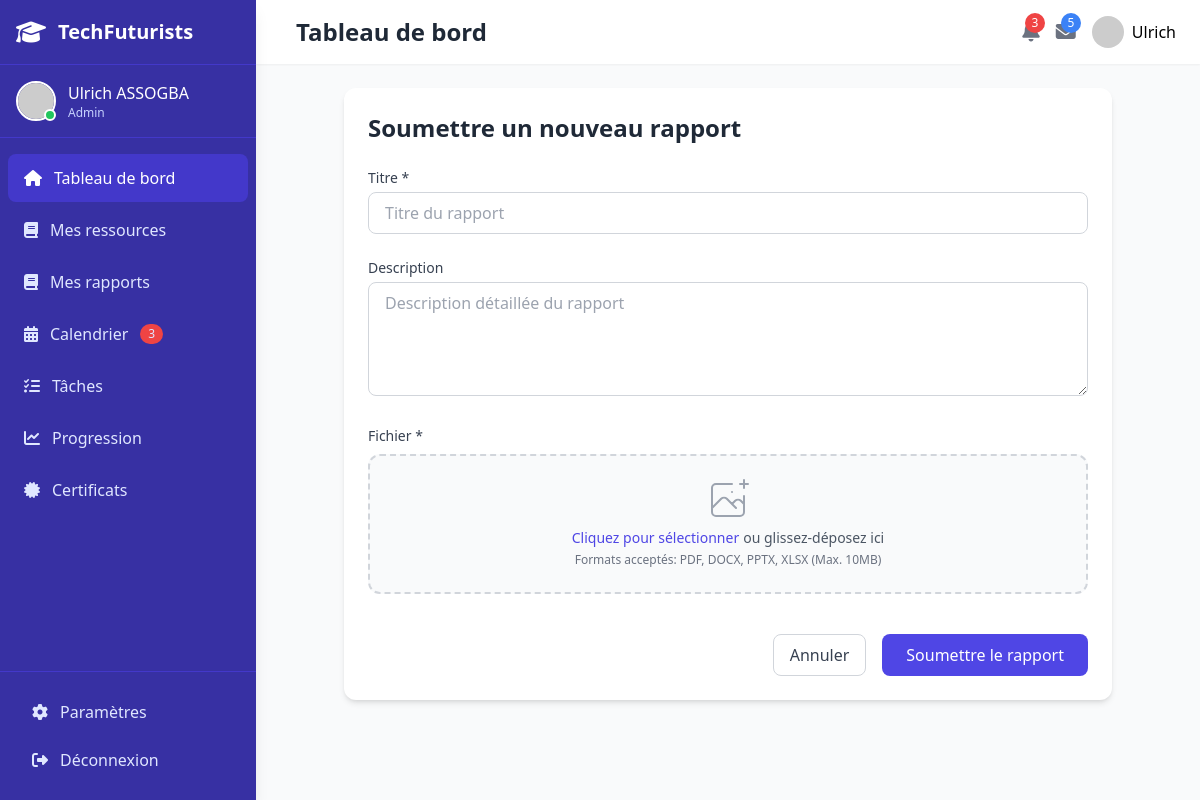
/reports/create (signed in), run on the app's committed database.
### app/models/users.py (models this page shows, shortened)
class User(UserMixin, db.Model):
    id = db.Column(db.Integer, primary_key=True)
    email = db.Column(db.String(120), unique=True, nullable=False)
    first_name = db.Column(db.String(64), nullable=False)
    last_name = db.Column(db.String(64), nullable=False)
    password_hash = db.Column(db.String(128), nullable=False)
    role = db.Column(db.Enum(RoleEnum), default=RoleEnum.Participant)
    is_verified = db.Column(db.Boolean, default=False)
    created_at = db.Column(db.DateTime, default=datetime.utcnow)

### app/routes/reports.py (the view, shortened to what this page needs)
@bp.route('/create', methods=['GET', 'POST'])
@token_required
def create(current_user):
    return render_template('reports/participant/add.html', user=current_user)

### app/models/users.py (called while the page is built)
@login_manager.user_loader
def load_user(user_id):
    return User.query.get(int(user_id))

### app/templates/reports/participant/add.html (shortened to what this page needs)
<!DOCTYPE html>
<html lang="fr">
<head>
    <script src="https://cdn.tailwindcss.com"></script>
    <link rel="stylesheet" href="https://cdnjs.cloudflare.com/ajax/libs/font-awesome/6.4.0/css/all.min.css">
    <link rel="stylesheet" href="{{ url_for('static', filename='css/Participant.css') }}">
</head>
<body class="bg-gray-100 font-sans">
    <div class="flex h-screen overflow-hidden">
        {% include '/partials/reports/participant/sidebar.html' %}
        <div id="mainContent" class="flex-1 flex flex-col overflow-hidden lg:ml-64 transition-all duration-300 ease-in-out">
            {% include '/partials/reports/participant/header.html' %}
            <main class="flex-1 overflow-y-auto p-4 sm:p-6 bg-gray-50">
                {% include '/sections/reports/participant/add_reports.html' %}
            </main>
        </div>
    </div>
</body>
</html>

### app/templates/partials/reports/participant/sidebar.html (shortened to what this page needs)
<div id="sidebar" class="fixed inset-y-0 left-0 z-50 w-64 bg-indigo-800 text-white transition-all duration-300 ease-in-out shadow-lg lg:transform-none">
    <div class="flex flex-col h-full">
        <div class="flex items-center justify-between p-4 border-b border-indigo-700">
            <div class="flex items-center space-x-3">
                <i class="fas fa-graduation-cap text-2xl"></i>
                <span class="logo-text text-xl font-bold">TechFuturists</span>
            </div>
        </div>
        <div class="user-info p-4 flex items-center space-x-3 border-b border-indigo-700">
            <div class="relative">
                <img src="https://randomuser.me/api/portraits/women/44.jpg" alt="Profile" class="w-10 h-10 rounded-full border-2 border-white">
                <span class="absolute bottom-0 right-0 w-3 h-3 bg-green-500 rounded-full border-2 border-white"></span>
            </div>
            <div>
                <div class="font-medium text-white">{{ user.first_name }} {{ user.last_name }}</div>
                <div class="text-xs text-indigo-200">{{ user.role.value }}</div>
            </div>
        </div>
        <nav class="flex-1 overflow-y-auto py-4">
            <div class="space-y-1 px-2">
                <a href="{{ url_for('participant.dashboard') }}" class="flex items-center space-x-3 px-4 py-3 bg-indigo-700 rounded-lg text-white">
                    <i class="fas fa-home"></i>
                    <span class="nav-text">Tableau de bord</span>
                </a>
                <a href="{{ url_for('resources.participant') }}" class="flex items-center space-x-3 px-4 py-3 hover:bg-indigo-700 rounded-lg text-indigo-100 hover:text-white transition">
                    <i class="fas fa-book"></i>
                    <span class="nav-text">Mes ressources</span>
                </a>
                <a href="{{ url_for('reports.participant') }}" class="flex items-center space-x-3 px-4 py-3 hover:bg-indigo-700 rounded-lg text-indigo-100 hover:text-white transition">
                    <i class="fas fa-book"></i>
                    <span class="nav-text">Mes rapports</span>
                </a>
                <a href="#" class="flex items-center space-x-3 px-4 py-3 hover:bg-indigo-700 rounded-lg text-indigo-100 hover:text-white transition">
                    <i class="fas fa-calendar-alt"></i>
                    <span class="nav-text">Calendrier</span>
                    <span class="ml-auto bg-red-500 text-xs px-2 py-0.5 rounded-full">3</span>
                </a>
                <a href="#" class="flex items-center space-x-3 px-4 py-3 hover:bg-indigo-700 rounded-lg text-indigo-100 hover:text-white transition">
                    <i class="fas fa-tasks"></i>
                    <span class="nav-text">Tâches</span>
                </a>
                <a href="#" class="flex items-center space-x-3 px-4 py-3 hover:bg-indigo-700 rounded-lg text-indigo-100 hover:text-white transition">
                    <i class="fas fa-chart-line"></i>
                    <span class="nav-text">Progression</span>
                </a>
                <a href="#" class="flex items-center space-x-3 px-4 py-3 hover:bg-indigo-700 rounded-lg text-indigo-100 hover:text-white transition">
                    <i class="fas fa-certificate"></i>
                    <span class="nav-text">Certificats</span>
                </a>
            </div>
        </nav>
        <div class="p-4 border-t border-indigo-700">
            <a href="#" class="flex items-center space-x-3 px-4 py-3 hover:bg-indigo-700 rounded-lg text-indigo-100 hover:text-white transition">
                <i class="fas fa-cog"></i>
                <span class="nav-text">Paramètres</span>
            </a>
            <a href="#" id="logoutButton" class="flex items-center space-x-3 px-4 py-3 hover:bg-indigo-700 rounded-lg text-indigo-100 hover:text-white transition">
                <i class="fas fa-sign-out-alt"></i>
                <span class="nav-text">Déconnexion</span>
            </a>
        </div>
    </div>
</div>

### app/templates/partials/reports/participant/header.html (shortened to what this page needs)
<header class="bg-white shadow-sm z-40">
    <div class="flex items-center justify-between px-4 py-3 sm:px-6 sm:py-4">
        <div class="flex items-center space-x-4">
            <h1 class="header-title text-xl sm:text-2xl font-bold text-gray-800">Tableau de bord</h1>
        </div>
        <div class="flex items-center space-x-4">
            <div class="relative notification-icons">
                <button class="text-gray-500 hover:text-gray-700 focus:outline-none">
                    <span class="notification-badge bg-red-500 text-white text-xs rounded-full h-5 w-5 flex items-center justify-center">3</span>
                </button>
            </div>
            <div class="relative notification-icons">
                <button class="text-gray-500 hover:text-gray-700 focus:outline-none">
                    <span class="notification-badge bg-blue-500 text-white text-xs rounded-full h-5 w-5 flex items-center justify-center">5</span>
                </button>
            </div>
            <div class="relative desktop-user-menu">
                <button id="userMenuButton" class="flex items-center space-x-2 focus:outline-none">
                    <img src="https://randomuser.me/api/portraits/women/44.jpg" alt="Profile" class="w-8 h-8 rounded-full">
                    <span class="hidden md:inline-block font-medium">{{ user.first_name }}</span>
                </button>
            </div>
        </div>
    </div>
</header>

### app/static/css/Participant.css (style rules this page uses)
.notification-badge { position: absolute; top: -5px; right: -5px; }

### data on the page
User: first_name "Ulrich", last_name "ASSOGBA", role.value "Admin"

### other printed values
{{ 'Soumettre le rapport' if not report else 'Mettre à jour le rapport' }} "Soumettre le rapport"
